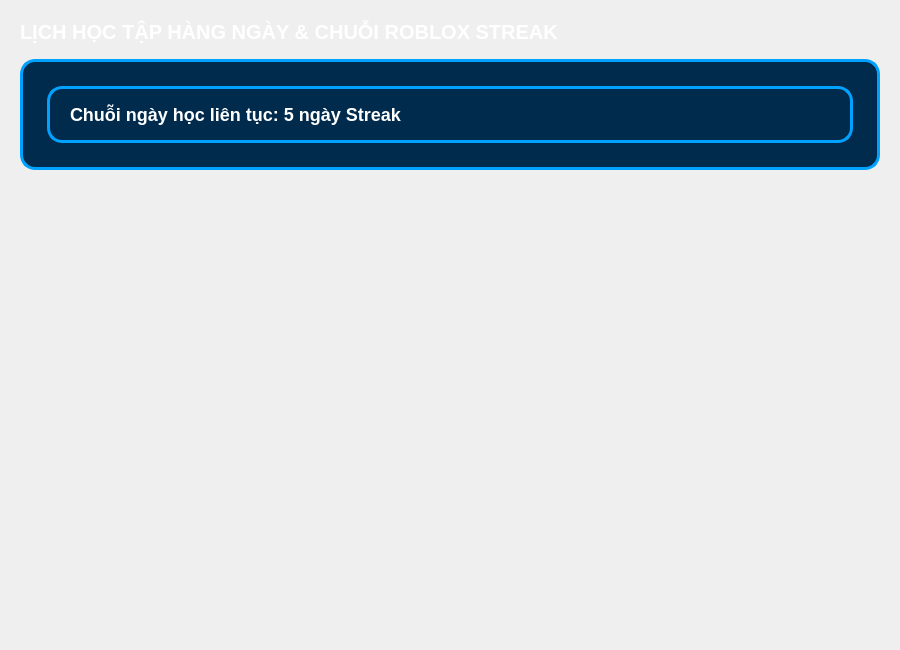
<?xml version="1.0" encoding="UTF-8"?>
<ui version="4.0">
 <class>ManHinhKeHoachHocUI</class>
 <widget class="QWidget" name="ManHinhKeHoachHocUI">
  <property name="geometry">
   <rect>
    <x>0</x>
    <y>0</y>
    <width>900</width>
    <height>650</height>
   </rect>
  </property>
  <property name="windowTitle">
   <string>LỊCH HỌC TẬP VÀ MỤC TIÊU ROBLOX STREAK</string>
  </property>
  <layout class="QVBoxLayout" name="mainLayout">
   <property name="spacing">
    <number>15</number>
   </property>
   <property name="leftMargin">
    <number>20</number>
   </property>
   <property name="topMargin">
    <number>20</number>
   </property>
   <property name="rightMargin">
    <number>20</number>
   </property>
   <property name="bottomMargin">
    <number>20</number>
   </property>
   <item>
    <widget class="QLabel" name="titleLabel">
     <property name="text">
      <string>LỊCH HỌC TẬP HÀNG NGÀY &amp; CHUỖI ROBLOX STREAK</string>
     </property>
     <property name="styleSheet">
      <string notr="true">font-size: 20px; font-weight: bold; color: #FFFFFF;</string>
     </property>
    </widget>
   </item>
   <item>
    <widget class="QFrame" name="streakFrame">
     <property name="styleSheet">
      <string notr="true">background-color: #002B4D; border: 3px solid #00A2FF; border-radius: 15px; padding: 15px;</string>
     </property>
     <layout class="QHBoxLayout" name="streakLayout">
      <item>
       <widget class="QLabel" name="lblStreakCount">
        <property name="text">
         <string>Chuỗi ngày học liên tục: 5 ngày Streak</string>
        </property>
        <property name="styleSheet">
         <string notr="true">font-size: 18px; font-weight: bold; color: #FFFFFF;</string>
        </property>
       </widget>
      </item>
     </layout>
    </widget>
   </item>
   <item>
    <widget class="QScrollArea" name="scrollArea">
     <property name="widgetResizable">
      <bool>true</bool>
     </property>
     <property name="styleSheet">
      <string notr="true">QScrollArea { border: none; background-color: transparent; }</string>
     </property>
     <widget class="QWidget" name="scrollWidget">
      <layout class="QVBoxLayout" name="scrollLayout"/>
     </widget>
    </widget>
   </item>
  </layout>
 </widget>
 <resources/>
 <connections/>
</ui>
